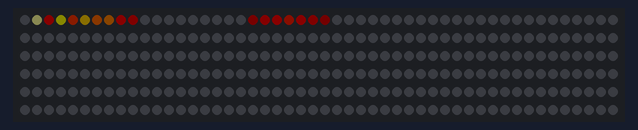
Bench run of a program on a simulated ESP32. On the bench: 300 RGB LEDs in strip order, left to right, continuing on the next row. Dim RGB values are drawn brighter than linear; random numbers use the default seed unless the program sets one.

Above: at 0.47 s.
At 1.09 s:
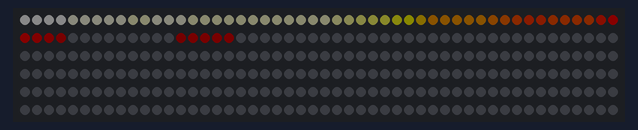
At 2.03 s:
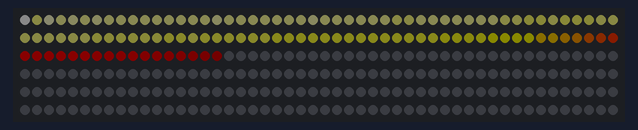
At 2.97 s:
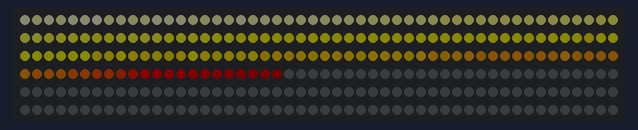
At 3.91 s:
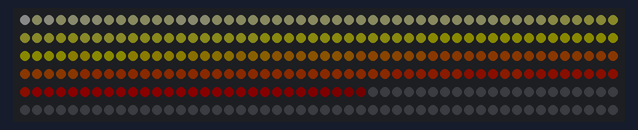
At 39.58 s:
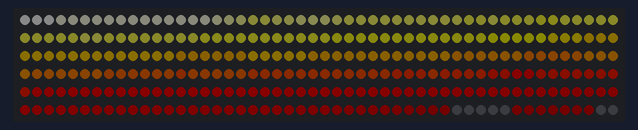

The program:

main.cpp
```cpp
#include <FastLED.h>

//#define LED_PIN     2      // GPIO connected to the strip's data line
//#define NUM_LEDS    300     // change to your strip's LED count
#define LED_TYPE    WS2812B
#define COLOR_ORDER GRB    // most WS2812 strips use GRB; try RGB if colors look wrong
#define BRIGHTNESS  10    // 0-255

CRGB leds[NUM_LEDS];

// Fire tuning parameters — play with these to change the flame character
#define COOLING     55     // higher = shorter flames (more cooling). Try 20-100.
#define SPARKING    120    // higher = more sparks/flicker. Try 50-200.

// stores "heat" value for each LED
byte heat[NUM_LEDS];

void fireEffect() {
    // Step 1: cool down every cell a little
    for (int i = 0; i < NUM_LEDS; i++) {
        heat[i] = qsub8(heat[i], random8(0, ((COOLING * 10) / NUM_LEDS) + 2));
    }

    // Step 2: heat drifts upward, with a bit of diffusion
    for (int k = NUM_LEDS - 1; k >= 2; k--) {
        heat[k] = (heat[k - 1] + heat[k - 2] + heat[k - 2]) / 3;
    }

    // Step 3: randomly ignite new sparks near the bottom
    if (random8() < SPARKING) {
        int y = random8(7);
        heat[y] = qadd8(heat[y], random8(160, 255));
    }

    // Step 4: map heat values to LED colors (black -> red -> yellow -> white)
    for (int j = 0; j < NUM_LEDS; j++) {
        CRGB color = HeatColor(heat[j]);
        leds[j] = color;
    }
}

void setup() {
    FastLED.addLeds<LED_TYPE, LED_PIN, COLOR_ORDER>(leds, NUM_LEDS);
    FastLED.setBrightness(BRIGHTNESS);
    random16_set_seed(analogRead(0));
}

void loop() {
    fireEffect();
    FastLED.show();
    delay(15);
}
```
